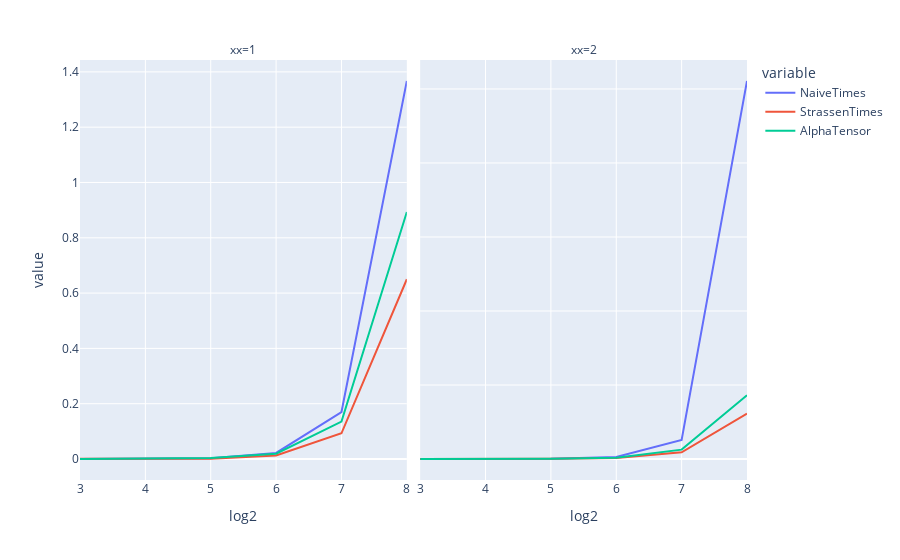
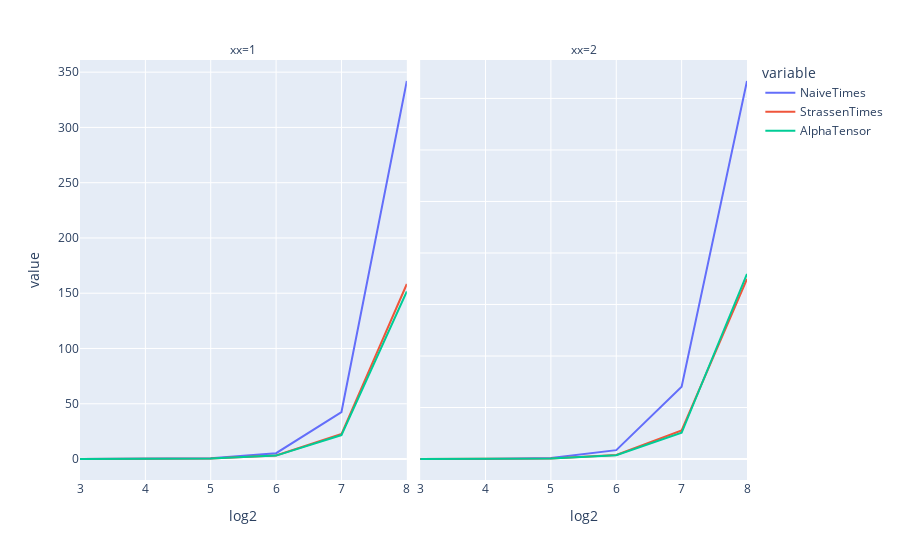
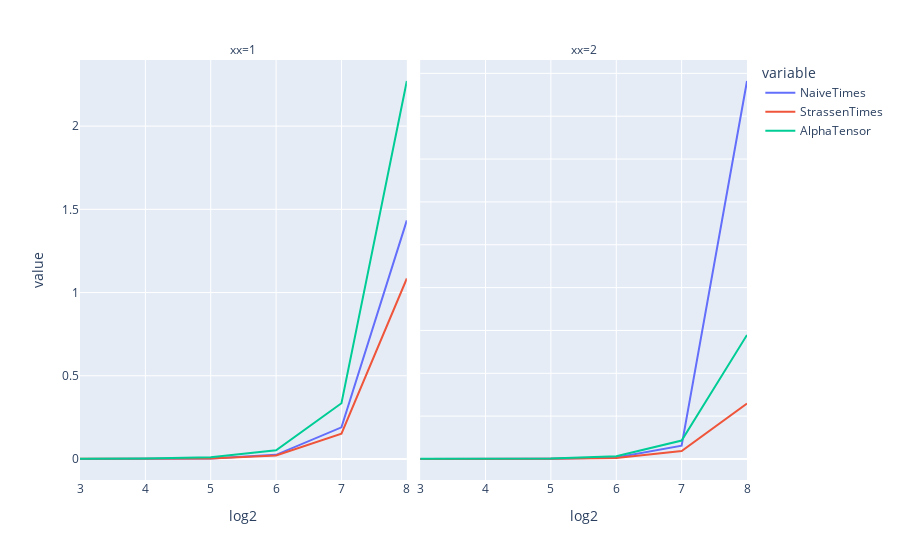
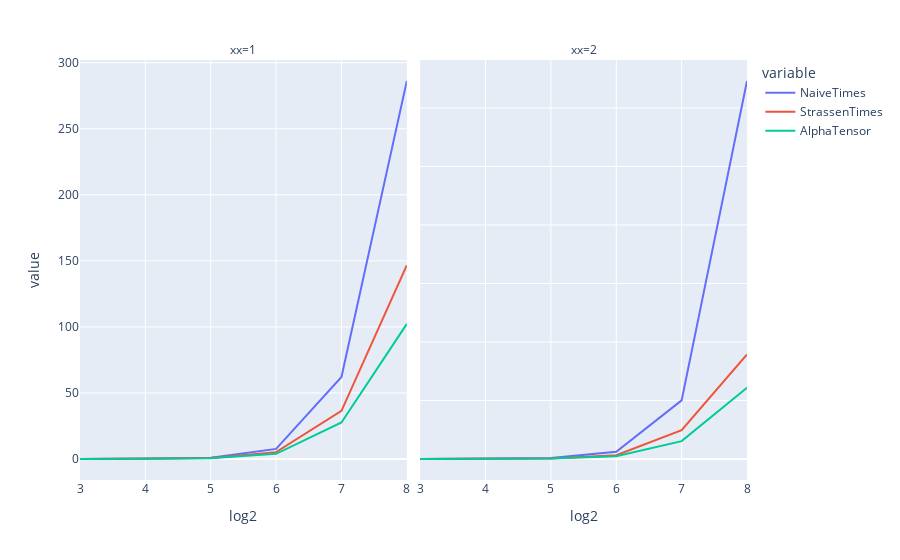

Source (notebook cell) for these figures, in order:
### Markdown cell above
### PLOTS

### Code cell
for i in range(len(titles)):
    df = datas[i]
    print(f'xx = {titles[i]}')
    fig = px.line(df,x='log2',y='value',color='variable',facet_col='xx')
    fig.update_yaxes(matches=None)
    fig.show()

### Figure 1 — Plotly figure (JSON) as saved in the notebook; plotly's stock layout.template omitted (floating-point values rounded to 4 significant figures)
{"data": [{"hovertemplate": "variable=NaiveTimes<br>xx=1<br>log2=%{x}<br>value=%{y}<extra></extra>", "legendgroup": "NaiveTimes", "line": {"color": "#636efa", "dash": "solid"}, "marker": {"symbol": "circle"}, "mode": "lines", "name": "NaiveTimes", "orientation": "v", "showlegend": true, "type": "scatter", "x": [3, 4, 5, 6, 7, 8], "xaxis": "x", "y": [0, 0.001, 0.002999, 0.02196, 0.17, 1.367], "yaxis": "y"}, {"hovertemplate": "variable=NaiveTimes<br>xx=2<br>log2=%{x}<br>value=%{y}<extra></extra>", "legendgroup": "NaiveTimes", "line": {"color": "#636efa", "dash": "solid"}, "marker": {"symbol": "circle"}, "mode": "lines", "name": "NaiveTimes", "orientation": "v", "showlegend": false, "type": "scatter", "x": [3, 4, 5, 6, 7, 8], "xaxis": "x2", "y": [0.001999, 0.02, 0.162, 1.328, 12.9, 255.4], "yaxis": "y2"}, {"hovertemplate": "variable=StrassenTimes<br>xx=1<br>log2=%{x}<br>value=%{y}<extra></extra>", "legendgroup": "StrassenTimes", "line": {"color": "#EF553B", "dash": "solid"}, "marker": {"symbol": "circle"}, "mode": "lines", "name": "StrassenTimes", "orientation": "v", "showlegend": true, "type": "scatter", "x": [3, 4, 5, 6, 7, 8], "xaxis": "x", "y": [0.001, 0, 0.001001, 0.01304, 0.093, 0.65], "yaxis": "y"}, {"hovertemplate": "variable=StrassenTimes<br>xx=2<br>log2=%{x}<br>value=%{y}<extra></extra>", "legendgroup": "StrassenTimes", "line": {"color": "#EF553B", "dash": "solid"}, "marker": {"symbol": "circle"}, "mode": "lines", "name": "StrassenTimes", "orientation": "v", "showlegend": false, "type": "scatter", "x": [3, 4, 5, 6, 7, 8], "xaxis": "x2", "y": [0.002, 0.01195, 0.088, 0.637, 4.521, 30.61], "yaxis": "y2"}, {"hovertemplate": "variable=AlphaTensor<br>xx=1<br>log2=%{x}<br>value=%{y}<extra></extra>", "legendgroup": "AlphaTensor", "line": {"color": "#00cc96", "dash": "solid"}, "marker": {"symbol": "circle"}, "mode": "lines", "name": "AlphaTensor", "orientation": "v", "showlegend": true, "type": "scatter", "x": [3, 4, 5, 6, 7, 8], "xaxis": "x", "y": [0, 0.001, 0.004, 0.01896, 0.135, 0.8935], "yaxis": "y"}, {"hovertemplate": "variable=AlphaTensor<br>xx=2<br>log2=%{x}<br>value=%{y}<extra></extra>", "legendgroup": "AlphaTensor", "line": {"color": "#00cc96", "dash": "solid"}, "marker": {"symbol": "circle"}, "mode": "lines", "name": "AlphaTensor", "orientation": "v", "showlegend": false, "type": "scatter", "x": [3, 4, 5, 6, 7, 8], "xaxis": "x2", "y": [0.03, 0.04205, 0.158, 0.93, 6.333, 43.05], "yaxis": "y2"}], "layout": {"annotations": [{"font": {}, "showarrow": false, "text": "xx=1", "x": 0.245, "xanchor": "center", "xref": "paper", "y": 1, "yanchor": "bottom", "yref": "paper"}, {"font": {}, "showarrow": false, "text": "xx=2", "x": 0.755, "xanchor": "center", "xref": "paper", "y": 1, "yanchor": "bottom", "yref": "paper"}], "autosize": true, "legend": {"title": {"text": "variable"}, "tracegroupgap": 0}, "margin": {"t": 60}, "xaxis": {"anchor": "y", "autorange": true, "domain": [0, 0.49], "range": [3, 8], "title": {"text": "log2"}, "type": "linear"}, "xaxis2": {"anchor": "y2", "autorange": true, "domain": [0.51, 1], "matches": "x", "range": [3, 8], "title": {"text": "log2"}, "type": "linear"}, "yaxis": {"anchor": "x", "autorange": true, "domain": [0, 1], "range": [-0.07594, 1.443], "title": {"text": "value"}, "type": "linear"}, "yaxis2": {"anchor": "x2", "autorange": true, "domain": [0, 1], "range": [-14.18, 269.6], "showticklabels": false, "type": "linear"}}}

### Figure 2 — Plotly figure (JSON) as saved in the notebook; plotly's stock layout.template omitted (floating-point values rounded to 4 significant figures)
{"data": [{"hovertemplate": "variable=NaiveTimes<br>xx=1<br>log2=%{x}<br>value=%{y}<extra></extra>", "legendgroup": "NaiveTimes", "line": {"color": "#636efa", "dash": "solid"}, "marker": {"symbol": "circle"}, "mode": "lines", "name": "NaiveTimes", "orientation": "v", "showlegend": true, "type": "scatter", "x": [3, 4, 5, 6, 7, 8], "xaxis": "x", "y": [0.009997, 0.08199, 0.6856, 5.244, 42.5, 342.0], "yaxis": "y"}, {"hovertemplate": "variable=NaiveTimes<br>xx=2<br>log2=%{x}<br>value=%{y}<extra></extra>", "legendgroup": "NaiveTimes", "line": {"color": "#636efa", "dash": "solid"}, "marker": {"symbol": "circle"}, "mode": "lines", "name": "NaiveTimes", "orientation": "v", "showlegend": false, "type": "scatter", "x": [3, 4, 5, 6, 7, 8], "xaxis": "x2", "y": [0.6645, 5.239, 42.71, 343.4, 2807.0, 14680.0], "yaxis": "y2"}, {"hovertemplate": "variable=StrassenTimes<br>xx=1<br>log2=%{x}<br>value=%{y}<extra></extra>", "legendgroup": "StrassenTimes", "line": {"color": "#EF553B", "dash": "solid"}, "marker": {"symbol": "circle"}, "mode": "lines", "name": "StrassenTimes", "orientation": "v", "showlegend": true, "type": "scatter", "x": [3, 4, 5, 6, 7, 8], "xaxis": "x", "y": [0.009002, 0.06504, 0.46, 3.255, 22.58, 158.3], "yaxis": "y"}, {"hovertemplate": "variable=StrassenTimes<br>xx=2<br>log2=%{x}<br>value=%{y}<extra></extra>", "legendgroup": "StrassenTimes", "line": {"color": "#EF553B", "dash": "solid"}, "marker": {"symbol": "circle"}, "mode": "lines", "name": "StrassenTimes", "orientation": "v", "showlegend": false, "type": "scatter", "x": [3, 4, 5, 6, 7, 8], "xaxis": "x2", "y": [0.46, 3.221, 22.59, 158.7, 1107.0, 6989.0], "yaxis": "y2"}, {"hovertemplate": "variable=AlphaTensor<br>xx=1<br>log2=%{x}<br>value=%{y}<extra></extra>", "legendgroup": "AlphaTensor", "line": {"color": "#00cc96", "dash": "solid"}, "marker": {"symbol": "circle"}, "mode": "lines", "name": "AlphaTensor", "orientation": "v", "showlegend": true, "type": "scatter", "x": [3, 4, 5, 6, 7, 8], "xaxis": "x", "y": [0.009998, 0.06397, 0.443, 3.098, 21.66, 151.6], "yaxis": "y"}, {"hovertemplate": "variable=AlphaTensor<br>xx=2<br>log2=%{x}<br>value=%{y}<extra></extra>", "legendgroup": "AlphaTensor", "line": {"color": "#00cc96", "dash": "solid"}, "marker": {"symbol": "circle"}, "mode": "lines", "name": "AlphaTensor", "orientation": "v", "showlegend": false, "type": "scatter", "x": [3, 4, 5, 6, 7, 8], "xaxis": "x2", "y": [0.432, 3.013, 20.88, 146.1, 1018.0, 7187.0], "yaxis": "y2"}], "layout": {"annotations": [{"font": {}, "showarrow": false, "text": "xx=1", "x": 0.245, "xanchor": "center", "xref": "paper", "y": 1, "yanchor": "bottom", "yref": "paper"}, {"font": {}, "showarrow": false, "text": "xx=2", "x": 0.755, "xanchor": "center", "xref": "paper", "y": 1, "yanchor": "bottom", "yref": "paper"}], "autosize": true, "legend": {"title": {"text": "variable"}, "tracegroupgap": 0}, "margin": {"t": 60}, "xaxis": {"anchor": "y", "autorange": true, "domain": [0, 0.49], "range": [3, 8], "title": {"text": "log2"}, "type": "linear"}, "xaxis2": {"anchor": "y2", "autorange": true, "domain": [0.51, 1], "matches": "x", "range": [3, 8], "title": {"text": "log2"}, "type": "linear"}, "yaxis": {"anchor": "x", "autorange": true, "domain": [0, 1], "range": [-18.99, 361.0], "title": {"text": "value"}, "type": "linear"}, "yaxis2": {"anchor": "x2", "autorange": true, "domain": [0, 1], "range": [-815.0, 15490.0], "showticklabels": false, "type": "linear"}}}

### Figure 3 — Plotly figure (JSON) as saved in the notebook; plotly's stock layout.template omitted (floating-point values rounded to 4 significant figures)
{"data": [{"hovertemplate": "variable=NaiveTimes<br>xx=1<br>log2=%{x}<br>value=%{y}<extra></extra>", "legendgroup": "NaiveTimes", "line": {"color": "#636efa", "dash": "solid"}, "marker": {"symbol": "circle"}, "mode": "lines", "name": "NaiveTimes", "orientation": "v", "showlegend": true, "type": "scatter", "x": [3, 4, 5, 6, 7, 8], "xaxis": "x", "y": [0, 0.001, 0.003002, 0.025, 0.19, 1.434], "yaxis": "y"}, {"hovertemplate": "variable=NaiveTimes<br>xx=2<br>log2=%{x}<br>value=%{y}<extra></extra>", "legendgroup": "NaiveTimes", "line": {"color": "#636efa", "dash": "solid"}, "marker": {"symbol": "circle"}, "mode": "lines", "name": "NaiveTimes", "orientation": "v", "showlegend": false, "type": "scatter", "x": [3, 4, 5, 6, 7, 8], "xaxis": "x2", "y": [0.006001, 0.023, 0.228, 1.776, 15.54, 441.1], "yaxis": "y2"}, {"hovertemplate": "variable=StrassenTimes<br>xx=1<br>log2=%{x}<br>value=%{y}<extra></extra>", "legendgroup": "StrassenTimes", "line": {"color": "#EF553B", "dash": "solid"}, "marker": {"symbol": "circle"}, "mode": "lines", "name": "StrassenTimes", "orientation": "v", "showlegend": true, "type": "scatter", "x": [3, 4, 5, 6, 7, 8], "xaxis": "x", "y": [0.001, 0, 0.003, 0.021, 0.152, 1.085], "yaxis": "y"}, {"hovertemplate": "variable=StrassenTimes<br>xx=2<br>log2=%{x}<br>value=%{y}<extra></extra>", "legendgroup": "StrassenTimes", "line": {"color": "#EF553B", "dash": "solid"}, "marker": {"symbol": "circle"}, "mode": "lines", "name": "StrassenTimes", "orientation": "v", "showlegend": false, "type": "scatter", "x": [3, 4, 5, 6, 7, 8], "xaxis": "x2", "y": [0.004, 0.026, 0.192, 1.312, 9.26, 64.75], "yaxis": "y2"}, {"hovertemplate": "variable=AlphaTensor<br>xx=1<br>log2=%{x}<br>value=%{y}<extra></extra>", "legendgroup": "AlphaTensor", "line": {"color": "#00cc96", "dash": "solid"}, "marker": {"symbol": "circle"}, "mode": "lines", "name": "AlphaTensor", "orientation": "v", "showlegend": true, "type": "scatter", "x": [3, 4, 5, 6, 7, 8], "xaxis": "x", "y": [0.001999, 0.002999, 0.01, 0.05205, 0.335, 2.271], "yaxis": "y"}, {"hovertemplate": "variable=AlphaTensor<br>xx=2<br>log2=%{x}<br>value=%{y}<extra></extra>", "legendgroup": "AlphaTensor", "line": {"color": "#00cc96", "dash": "solid"}, "marker": {"symbol": "circle"}, "mode": "lines", "name": "AlphaTensor", "orientation": "v", "showlegend": false, "type": "scatter", "x": [3, 4, 5, 6, 7, 8], "xaxis": "x2", "y": [0.154, 0.205, 0.644, 3.27, 21.5, 144.8], "yaxis": "y2"}], "layout": {"annotations": [{"font": {}, "showarrow": false, "text": "xx=1", "x": 0.245, "xanchor": "center", "xref": "paper", "y": 1, "yanchor": "bottom", "yref": "paper"}, {"font": {}, "showarrow": false, "text": "xx=2", "x": 0.755, "xanchor": "center", "xref": "paper", "y": 1, "yanchor": "bottom", "yref": "paper"}], "autosize": true, "legend": {"title": {"text": "variable"}, "tracegroupgap": 0}, "margin": {"t": 60}, "xaxis": {"anchor": "y", "autorange": true, "domain": [0, 0.49], "range": [3, 8], "title": {"text": "log2"}, "type": "linear"}, "xaxis2": {"anchor": "y2", "autorange": true, "domain": [0.51, 1], "matches": "x", "range": [3, 8], "title": {"text": "log2"}, "type": "linear"}, "yaxis": {"anchor": "x", "autorange": true, "domain": [0, 1], "range": [-0.1262, 2.397], "title": {"text": "value"}, "type": "linear"}, "yaxis2": {"anchor": "x2", "autorange": true, "domain": [0, 1], "range": [-24.5, 465.6], "showticklabels": false, "type": "linear"}}}

### Figure 4 — Plotly figure (JSON) as saved in the notebook; plotly's stock layout.template omitted (floating-point values rounded to 4 significant figures)
{"data": [{"hovertemplate": "variable=NaiveTimes<br>xx=1<br>log2=%{x}<br>value=%{y}<extra></extra>", "legendgroup": "NaiveTimes", "line": {"color": "#636efa", "dash": "solid"}, "marker": {"symbol": "circle"}, "mode": "lines", "name": "NaiveTimes", "orientation": "v", "showlegend": true, "type": "scatter", "x": [3, 4, 5, 6, 7, 8], "xaxis": "x", "y": [0.015, 0.136, 0.9626, 7.642, 62.08, 286.1], "yaxis": "y"}, {"hovertemplate": "variable=NaiveTimes<br>xx=2<br>log2=%{x}<br>value=%{y}<extra></extra>", "legendgroup": "NaiveTimes", "line": {"color": "#636efa", "dash": "solid"}, "marker": {"symbol": "circle"}, "mode": "lines", "name": "NaiveTimes", "orientation": "v", "showlegend": false, "type": "scatter", "x": [3, 4, 5, 6, 7, 8], "xaxis": "x2", "y": [1.22, 9.696, 77.23, 623.8, 5013.0, 32290.0], "yaxis": "y2"}, {"hovertemplate": "variable=StrassenTimes<br>xx=1<br>log2=%{x}<br>value=%{y}<extra></extra>", "legendgroup": "StrassenTimes", "line": {"color": "#EF553B", "dash": "solid"}, "marker": {"symbol": "circle"}, "mode": "lines", "name": "StrassenTimes", "orientation": "v", "showlegend": true, "type": "scatter", "x": [3, 4, 5, 6, 7, 8], "xaxis": "x", "y": [0.015, 0.113, 0.744, 5.216, 36.42, 146.7], "yaxis": "y"}, {"hovertemplate": "variable=StrassenTimes<br>xx=2<br>log2=%{x}<br>value=%{y}<extra></extra>", "legendgroup": "StrassenTimes", "line": {"color": "#EF553B", "dash": "solid"}, "marker": {"symbol": "circle"}, "mode": "lines", "name": "StrassenTimes", "orientation": "v", "showlegend": false, "type": "scatter", "x": [3, 4, 5, 6, 7, 8], "xaxis": "x2", "y": [0.9395, 6.529, 45.44, 318.8, 2471.0, 8929.0], "yaxis": "y2"}, {"hovertemplate": "variable=AlphaTensor<br>xx=1<br>log2=%{x}<br>value=%{y}<extra></extra>", "legendgroup": "AlphaTensor", "line": {"color": "#00cc96", "dash": "solid"}, "marker": {"symbol": "circle"}, "mode": "lines", "name": "AlphaTensor", "orientation": "v", "showlegend": true, "type": "scatter", "x": [3, 4, 5, 6, 7, 8], "xaxis": "x", "y": [0.012, 0.091, 0.564, 3.914, 27.64, 102.3], "yaxis": "y"}, {"hovertemplate": "variable=AlphaTensor<br>xx=2<br>log2=%{x}<br>value=%{y}<extra></extra>", "legendgroup": "AlphaTensor", "line": {"color": "#00cc96", "dash": "solid"}, "marker": {"symbol": "circle"}, "mode": "lines", "name": "AlphaTensor", "orientation": "v", "showlegend": false, "type": "scatter", "x": [3, 4, 5, 6, 7, 8], "xaxis": "x2", "y": [0.712, 4.908, 33.9, 235.7, 1529.0, 6091.0], "yaxis": "y2"}], "layout": {"annotations": [{"font": {}, "showarrow": false, "text": "xx=1", "x": 0.245, "xanchor": "center", "xref": "paper", "y": 1, "yanchor": "bottom", "yref": "paper"}, {"font": {}, "showarrow": false, "text": "xx=2", "x": 0.755, "xanchor": "center", "xref": "paper", "y": 1, "yanchor": "bottom", "yref": "paper"}], "autosize": true, "legend": {"title": {"text": "variable"}, "tracegroupgap": 0}, "margin": {"t": 60}, "xaxis": {"anchor": "y", "autorange": true, "domain": [0, 0.49], "range": [3, 8], "title": {"text": "log2"}, "type": "linear"}, "xaxis2": {"anchor": "y2", "autorange": true, "domain": [0.51, 1], "matches": "x", "range": [3, 8], "title": {"text": "log2"}, "type": "linear"}, "yaxis": {"anchor": "x", "autorange": true, "domain": [0, 1], "range": [-15.88, 302.0], "title": {"text": "value"}, "type": "linear"}, "yaxis2": {"anchor": "x2", "autorange": true, "domain": [0, 1], "range": [-1793.0, 34090.0], "showticklabels": false, "type": "linear"}}}
